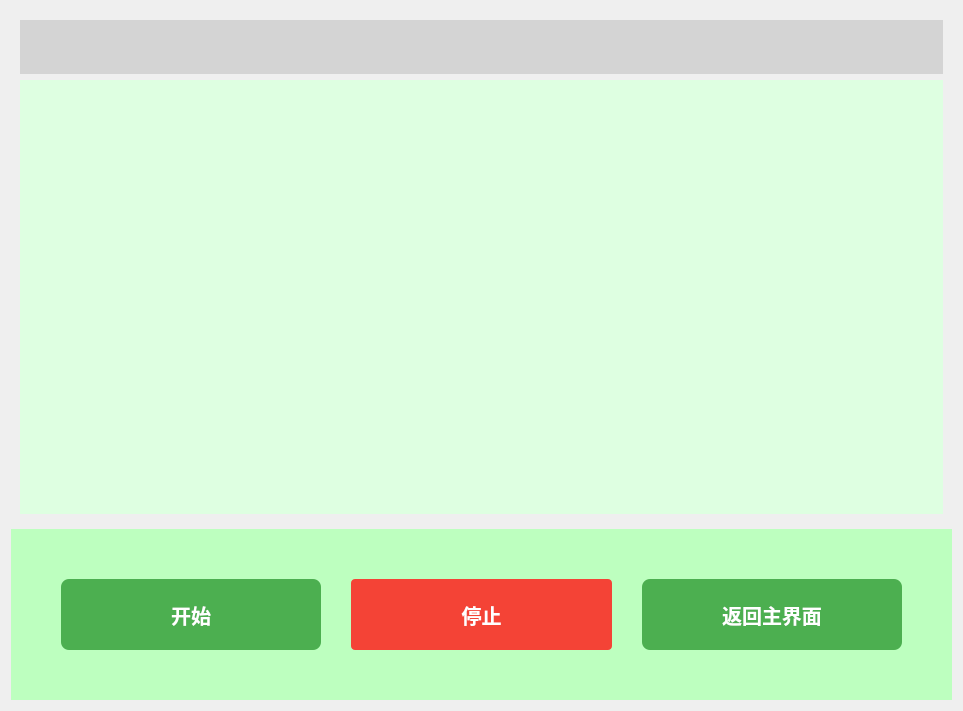
<?xml version="1.0" encoding="UTF-8"?>
<ui version="4.0">
 <class>runVideo_window</class>
 <widget class="QWidget" name="runVideo_window">
  <property name="geometry">
   <rect>
    <x>0</x>
    <y>0</y>
    <width>963</width>
    <height>711</height>
   </rect>
  </property>
  <property name="windowTitle">
   <string>视频处理</string>
  </property>
  <property name="styleSheet">
   <string notr="true"/>
  </property>
  <layout class="QVBoxLayout" name="verticalLayout">
   <item>
    <widget class="QWidget" name="widget_2" native="true">
     <property name="sizePolicy">
      <sizepolicy hsizetype="Expanding" vsizetype="Expanding">
       <horstretch>1</horstretch>
       <verstretch>3</verstretch>
      </sizepolicy>
     </property>
     <layout class="QVBoxLayout" name="verticalLayout_2">
      <item>
       <widget class="QLabel" name="status_label">
        <property name="sizePolicy">
         <sizepolicy hsizetype="Expanding" vsizetype="Expanding">
          <horstretch>1</horstretch>
          <verstretch>1</verstretch>
         </sizepolicy>
        </property>
        <property name="styleSheet">
         <string notr="true">background-color: #d4d4d4;
font-size: 20px;
font-weight: bold;</string>
        </property>
        <property name="text">
         <string/>
        </property>
       </widget>
      </item>
      <item>
       <widget class="QLabel" name="video_label">
        <property name="sizePolicy">
         <sizepolicy hsizetype="Expanding" vsizetype="Expanding">
          <horstretch>1</horstretch>
          <verstretch>8</verstretch>
         </sizepolicy>
        </property>
        <property name="styleSheet">
         <string notr="true">background-color: #deffe1;</string>
        </property>
        <property name="text">
         <string/>
        </property>
        <property name="alignment">
         <set>Qt::AlignCenter</set>
        </property>
       </widget>
      </item>
     </layout>
    </widget>
   </item>
   <item>
    <widget class="QWidget" name="widget" native="true">
     <property name="sizePolicy">
      <sizepolicy hsizetype="Expanding" vsizetype="Expanding">
       <horstretch>1</horstretch>
       <verstretch>1</verstretch>
      </sizepolicy>
     </property>
     <property name="styleSheet">
      <string notr="true">background-color: #bdffbf;</string>
     </property>
     <layout class="QHBoxLayout" name="horizontalLayout">
      <property name="spacing">
       <number>30</number>
      </property>
      <property name="leftMargin">
       <number>50</number>
      </property>
      <property name="topMargin">
       <number>50</number>
      </property>
      <property name="rightMargin">
       <number>50</number>
      </property>
      <property name="bottomMargin">
       <number>50</number>
      </property>
      <item>
       <widget class="QPushButton" name="startBtn">
        <property name="sizePolicy">
         <sizepolicy hsizetype="Expanding" vsizetype="Expanding">
          <horstretch>0</horstretch>
          <verstretch>0</verstretch>
         </sizepolicy>
        </property>
        <property name="styleSheet">
         <string notr="true">QPushButton {
    background-color: #4CAF50;  /* 绿色 - 正常状态 */
    color: white;
    border: none;
    border-radius: 8px;
    padding: 12px 24px;
    font-size: 20px;
font-weight: bold;
}
QPushButton:hover {
    background-color: #45a049;  /* 深绿色 - 悬停 */
    transform: scale(1.02);     /* 轻微放大（需代码实现动画） */
}</string>
        </property>
        <property name="text">
         <string>开始</string>
        </property>
       </widget>
      </item>
      <item>
       <widget class="QPushButton" name="stopBtn">
        <property name="sizePolicy">
         <sizepolicy hsizetype="Expanding" vsizetype="Expanding">
          <horstretch>0</horstretch>
          <verstretch>0</verstretch>
         </sizepolicy>
        </property>
        <property name="styleSheet">
         <string notr="true">QPushButton {
    background: #f44336;  /* 红色 - 正常 */
    color: white;
    border-radius: 4px;
    padding: 10px 18px;
	font-size: 20px;
	font-weight: bold;
    
}

QPushButton:hover { background: #e53935; }  /* 悬停 */
QPushButton:pressed { 
    background: #d32f2f; 
    padding-left: 20px;  /* 按下时左移2px拟真 */
}</string>
        </property>
        <property name="text">
         <string>停止</string>
        </property>
       </widget>
      </item>
      <item>
       <widget class="QPushButton" name="returnBtn">
        <property name="sizePolicy">
         <sizepolicy hsizetype="Expanding" vsizetype="Expanding">
          <horstretch>0</horstretch>
          <verstretch>0</verstretch>
         </sizepolicy>
        </property>
        <property name="styleSheet">
         <string notr="true">QPushButton {
    background-color: #4CAF50;
    color: white;
    border: none;
    border-radius: 8px;
    padding: 12px 24px;
    font-size: 20px;
font-weight: bold;
}
QPushButton:hover {
    background-color: #45a049;  /* 深绿色 - 悬停 */
    transform: scale(1.02);     /* 轻微放大（需代码实现动画） */
}</string>
        </property>
        <property name="text">
         <string>返回主界面</string>
        </property>
       </widget>
      </item>
     </layout>
    </widget>
   </item>
  </layout>
 </widget>
 <resources/>
 <connections/>
</ui>
